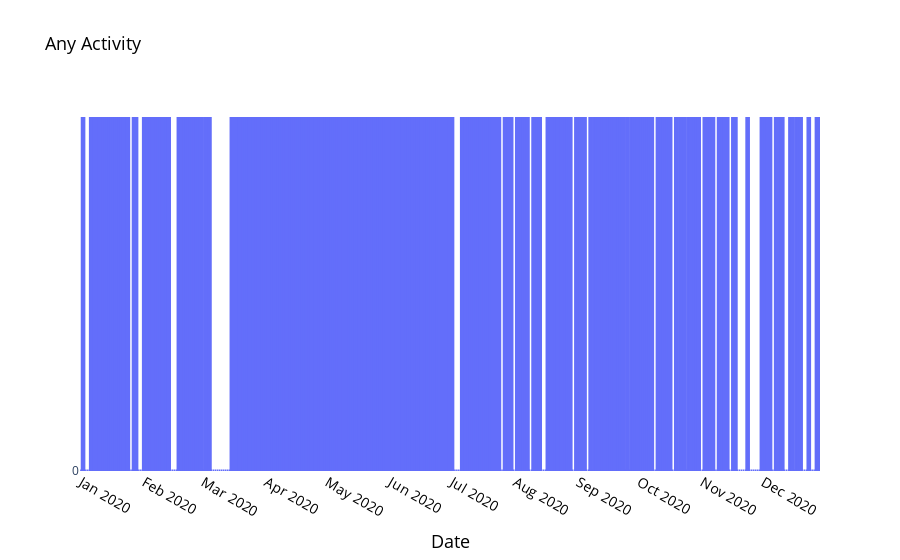

The notebook cell this image was saved under:
### Code cell
fig = go.Figure()
fig.add_trace(go.Bar(x=daily['date'], y=daily['all'], name="All", marker_line_color='#636EFA', marker_color='#636EFA',))

fig.update_xaxes(title_text='Date',
                 tickfont=dict( color='Black', size=14),
                 nticks=12,
                 title_font=dict(size=18, color='Black'))
fig.update_yaxes(nticks=1)
fig.update_traces(hovertemplate='%{x}<extra></extra>')

fig.update_traces(marker_line_width=3)

fig.update_layout(plot_bgcolor='White', 
                  paper_bgcolor="White",
                  title_text="Any Activity",
                  title_font=dict(size=18, color='Black'))
fig.show()
pio.write_html(fig, file='year_in_review/AnyActivity.html', auto_open=False)

### Figure 1 — Plotly figure (JSON) as saved in the notebook; plotly's stock layout.template omitted (floating-point values rounded to 4 significant figures; data arrays with more than 128 entries replaced by an {"elided": "..."} marker saying what was removed)
{"data": [{"hovertemplate": "%{x}<extra></extra>", "marker": {"color": "#636EFA", "line": {"color": "#636EFA", "width": 3}}, "name": "All", "type": "bar", "x": {"elided": "363 str values"}, "y": {"elided": "363 int values"}}], "layout": {"autosize": true, "paper_bgcolor": "White", "plot_bgcolor": "White", "title": {"font": {"color": "Black", "size": 18}, "text": "Any Activity"}, "xaxis": {"autorange": true, "nticks": 12, "range": ["2019-12-31 12:00", "2020-12-28 12:00"], "tickfont": {"color": "Black", "size": 14}, "title": {"font": {"color": "Black", "size": 18}, "text": "Date"}, "type": "date"}, "yaxis": {"autorange": true, "nticks": 1, "range": [0, 1.053], "type": "linear"}}}
